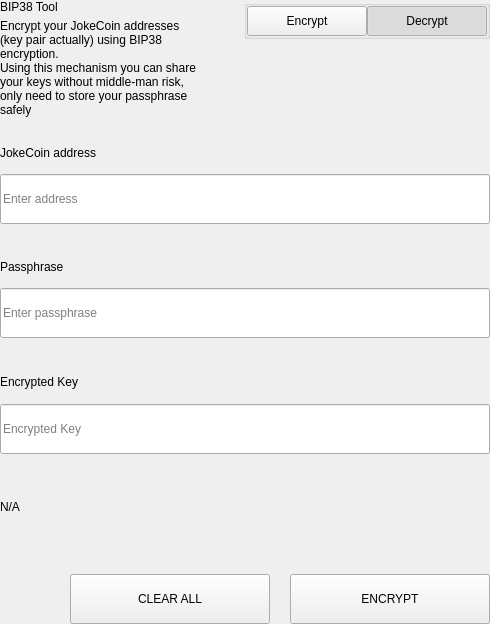
<?xml version="1.0" encoding="UTF-8"?>
<ui version="4.0">
 <class>SettingsBitToolWidget</class>
 <widget class="QWidget" name="SettingsBitToolWidget">
  <property name="geometry">
   <rect>
    <x>0</x>
    <y>0</y>
    <width>490</width>
    <height>624</height>
   </rect>
  </property>
  <property name="windowTitle">
   <string>Form</string>
  </property>
  <layout class="QVBoxLayout" name="verticalLayout">
   <property name="spacing">
    <number>0</number>
   </property>
   <property name="leftMargin">
    <number>0</number>
   </property>
   <property name="topMargin">
    <number>0</number>
   </property>
   <property name="rightMargin">
    <number>0</number>
   </property>
   <property name="bottomMargin">
    <number>0</number>
   </property>
   <item>
    <widget class="QWidget" name="left" native="true">
     <layout class="QVBoxLayout" name="verticalLayout_3">
      <property name="leftMargin">
       <number>0</number>
      </property>
      <property name="topMargin">
       <number>0</number>
      </property>
      <property name="rightMargin">
       <number>0</number>
      </property>
      <property name="bottomMargin">
       <number>0</number>
      </property>
      <item>
       <layout class="QVBoxLayout" name="verticalLayout_2">
        <property name="spacing">
         <number>0</number>
        </property>
        <item>
         <layout class="QHBoxLayout" name="horizontalLayout_3" stretch="3,1">
          <property name="spacing">
           <number>40</number>
          </property>
          <item>
           <layout class="QVBoxLayout" name="verticalLayoutTitle">
            <property name="spacing">
             <number>5</number>
            </property>
            <item>
             <widget class="QLabel" name="labelTitle">
              <property name="text">
               <string>BIP38 Tool</string>
              </property>
             </widget>
            </item>
            <item>
             <widget class="QLabel" name="labelSubtitle1">
              <property name="text">
               <string>Encrypt your JokeCoin addresses (key pair actually) using BIP38 encryption.
Using this mechanism you can share your keys without middle-man risk, only need to store your passphrase safely</string>
              </property>
              <property name="wordWrap">
               <bool>true</bool>
              </property>
             </widget>
            </item>
           </layout>
          </item>
          <item alignment="Qt::AlignTop">
           <widget class="QGroupBox" name="groupBox">
            <property name="title">
             <string/>
            </property>
            <property name="alignment">
             <set>Qt::AlignLeading|Qt::AlignLeft|Qt::AlignTop</set>
            </property>
            <layout class="QHBoxLayout" name="horizontalLayout_4">
             <property name="spacing">
              <number>0</number>
             </property>
             <property name="leftMargin">
              <number>0</number>
             </property>
             <property name="topMargin">
              <number>0</number>
             </property>
             <property name="rightMargin">
              <number>0</number>
             </property>
             <property name="bottomMargin">
              <number>0</number>
             </property>
             <item>
              <spacer name="horizontalSpacer">
               <property name="orientation">
                <enum>Qt::Horizontal</enum>
               </property>
               <property name="sizeHint" stdset="0">
                <size>
                 <width>40</width>
                 <height>20</height>
                </size>
               </property>
              </spacer>
             </item>
             <item>
              <widget class="QPushButton" name="pushLeft">
               <property name="minimumSize">
                <size>
                 <width>120</width>
                 <height>30</height>
                </size>
               </property>
               <property name="maximumSize">
                <size>
                 <width>120</width>
                 <height>30</height>
                </size>
               </property>
               <property name="focusPolicy">
                <enum>Qt::NoFocus</enum>
               </property>
               <property name="text">
                <string>Encrypt</string>
               </property>
               <property name="checkable">
                <bool>true</bool>
               </property>
               <property name="autoExclusive">
                <bool>true</bool>
               </property>
              </widget>
             </item>
             <item>
              <widget class="QPushButton" name="pushRight">
               <property name="minimumSize">
                <size>
                 <width>120</width>
                 <height>30</height>
                </size>
               </property>
               <property name="maximumSize">
                <size>
                 <width>120</width>
                 <height>30</height>
                </size>
               </property>
               <property name="focusPolicy">
                <enum>Qt::NoFocus</enum>
               </property>
               <property name="text">
                <string>Decrypt</string>
               </property>
               <property name="checkable">
                <bool>true</bool>
               </property>
               <property name="checked">
                <bool>true</bool>
               </property>
               <property name="autoExclusive">
                <bool>true</bool>
               </property>
              </widget>
             </item>
            </layout>
           </widget>
          </item>
         </layout>
        </item>
        <item>
         <widget class="QStackedWidget" name="stackedWidget">
          <property name="currentIndex">
           <number>1</number>
          </property>
          <widget class="QWidget" name="pageDecrypt">
           <layout class="QVBoxLayout" name="verticalLayout_5">
            <property name="spacing">
             <number>0</number>
            </property>
            <property name="leftMargin">
             <number>0</number>
            </property>
            <property name="topMargin">
             <number>0</number>
            </property>
            <property name="rightMargin">
             <number>0</number>
            </property>
            <property name="bottomMargin">
             <number>0</number>
            </property>
            <item>
             <widget class="QWidget" name="widget" native="true">
              <property name="minimumSize">
               <size>
                <width>0</width>
                <height>100</height>
               </size>
              </property>
              <layout class="QVBoxLayout" name="verticalLayout_4">
               <property name="spacing">
                <number>0</number>
               </property>
               <property name="leftMargin">
                <number>0</number>
               </property>
               <property name="topMargin">
                <number>0</number>
               </property>
               <property name="rightMargin">
                <number>0</number>
               </property>
               <property name="bottomMargin">
                <number>0</number>
               </property>
               <item>
                <spacer name="verticalSpacer_2">
                 <property name="orientation">
                  <enum>Qt::Vertical</enum>
                 </property>
                 <property name="sizeType">
                  <enum>QSizePolicy::Fixed</enum>
                 </property>
                 <property name="sizeHint" stdset="0">
                  <size>
                   <width>20</width>
                   <height>20</height>
                  </size>
                 </property>
                </spacer>
               </item>
               <item>
                <layout class="QHBoxLayout" name="horizontalLayout_6" stretch="2">
                 <property name="spacing">
                  <number>0</number>
                 </property>
                 <item>
                  <layout class="QVBoxLayout" name="verticalLayout_7">
                   <property name="spacing">
                    <number>9</number>
                   </property>
                   <item>
                    <widget class="QLabel" name="labelSubtitleKey">
                     <property name="minimumSize">
                      <size>
                       <width>0</width>
                       <height>20</height>
                      </size>
                     </property>
                     <property name="maximumSize">
                      <size>
                       <width>16777215</width>
                       <height>20</height>
                      </size>
                     </property>
                     <property name="text">
                      <string>Encrypted key</string>
                     </property>
                    </widget>
                   </item>
                   <item>
                    <widget class="QLineEdit" name="lineEditKey">
                     <property name="minimumSize">
                      <size>
                       <width>0</width>
                       <height>50</height>
                      </size>
                     </property>
                     <property name="maximumSize">
                      <size>
                       <width>16777215</width>
                       <height>50</height>
                      </size>
                     </property>
                     <property name="placeholderText">
                      <string>Enter a encrypted key</string>
                     </property>
                    </widget>
                   </item>
                  </layout>
                 </item>
                </layout>
               </item>
               <item>
                <spacer name="verticalSpacer_3">
                 <property name="orientation">
                  <enum>Qt::Vertical</enum>
                 </property>
                 <property name="sizeType">
                  <enum>QSizePolicy::Fixed</enum>
                 </property>
                 <property name="sizeHint" stdset="0">
                  <size>
                   <width>20</width>
                   <height>20</height>
                  </size>
                 </property>
                </spacer>
               </item>
               <item>
                <layout class="QVBoxLayout" name="verticalLayout_9">
                 <property name="spacing">
                  <number>9</number>
                 </property>
                 <item>
                  <widget class="QLabel" name="labelSubtitlePassphrase">
                   <property name="maximumSize">
                    <size>
                     <width>16777215</width>
                     <height>20</height>
                    </size>
                   </property>
                   <property name="text">
                    <string>Passphrase</string>
                   </property>
                  </widget>
                 </item>
                 <item>
                  <widget class="QLineEdit" name="lineEditPassphrase">
                   <property name="minimumSize">
                    <size>
                     <width>0</width>
                     <height>50</height>
                    </size>
                   </property>
                   <property name="maximumSize">
                    <size>
                     <width>16777215</width>
                     <height>50</height>
                    </size>
                   </property>
                   <property name="placeholderText">
                    <string>Enter a passphrase</string>
                   </property>
                  </widget>
                 </item>
                </layout>
               </item>
               <item>
                <spacer name="verticalSpacer_4">
                 <property name="orientation">
                  <enum>Qt::Vertical</enum>
                 </property>
                 <property name="sizeType">
                  <enum>QSizePolicy::Fixed</enum>
                 </property>
                 <property name="sizeHint" stdset="0">
                  <size>
                   <width>20</width>
                   <height>20</height>
                  </size>
                 </property>
                </spacer>
               </item>
               <item>
                <widget class="QWidget" name="widget_3" native="true">
                 <property name="sizePolicy">
                  <sizepolicy hsizetype="Preferred" vsizetype="Fixed">
                   <horstretch>0</horstretch>
                   <verstretch>0</verstretch>
                  </sizepolicy>
                 </property>
                 <layout class="QVBoxLayout" name="verticalLayout_10">
                  <property name="spacing">
                   <number>9</number>
                  </property>
                  <property name="leftMargin">
                   <number>0</number>
                  </property>
                  <property name="topMargin">
                   <number>0</number>
                  </property>
                  <property name="rightMargin">
                   <number>0</number>
                  </property>
                  <property name="bottomMargin">
                   <number>0</number>
                  </property>
                  <item>
                   <widget class="QLabel" name="labelSubtitleDecryptResult">
                    <property name="minimumSize">
                     <size>
                      <width>0</width>
                      <height>20</height>
                     </size>
                    </property>
                    <property name="maximumSize">
                     <size>
                      <width>16777215</width>
                      <height>20</height>
                     </size>
                    </property>
                    <property name="text">
                     <string>Decrypted address result</string>
                    </property>
                   </widget>
                  </item>
                  <item>
                   <widget class="QWidget" name="widget_4" native="true">
                    <layout class="QHBoxLayout" name="horizontalLayout" stretch="6,0,1">
                     <property name="spacing">
                      <number>0</number>
                     </property>
                     <property name="leftMargin">
                      <number>0</number>
                     </property>
                     <property name="topMargin">
                      <number>0</number>
                     </property>
                     <property name="rightMargin">
                      <number>0</number>
                     </property>
                     <property name="bottomMargin">
                      <number>0</number>
                     </property>
                     <item alignment="Qt::AlignVCenter">
                      <widget class="QLineEdit" name="lineEditDecryptResult">
                       <property name="minimumSize">
                        <size>
                         <width>0</width>
                         <height>50</height>
                        </size>
                       </property>
                       <property name="maximumSize">
                        <size>
                         <width>16777215</width>
                         <height>50</height>
                        </size>
                       </property>
                       <property name="placeholderText">
                        <string>Decrypted Address</string>
                       </property>
                      </widget>
                     </item>
                     <item>
                      <spacer name="horizontalSpacer_4">
                       <property name="orientation">
                        <enum>Qt::Horizontal</enum>
                       </property>
                       <property name="sizeType">
                        <enum>QSizePolicy::Fixed</enum>
                       </property>
                       <property name="sizeHint" stdset="0">
                        <size>
                         <width>20</width>
                         <height>50</height>
                        </size>
                       </property>
                      </spacer>
                     </item>
                     <item>
                      <widget class="QPushButton" name="pushButtonImport">
                       <property name="minimumSize">
                        <size>
                         <width>140</width>
                         <height>40</height>
                        </size>
                       </property>
                       <property name="text">
                        <string>Import Address</string>
                       </property>
                      </widget>
                     </item>
                    </layout>
                   </widget>
                  </item>
                 </layout>
                </widget>
               </item>
               <item>
                <widget class="QLabel" name="statusLabel_DEC">
                 <property name="maximumSize">
                  <size>
                   <width>16777215</width>
                   <height>40</height>
                  </size>
                 </property>
                 <property name="text">
                  <string/>
                 </property>
                </widget>
               </item>
               <item>
                <spacer name="verticalSpacer">
                 <property name="orientation">
                  <enum>Qt::Vertical</enum>
                 </property>
                 <property name="sizeType">
                  <enum>QSizePolicy::Preferred</enum>
                 </property>
                 <property name="sizeHint" stdset="0">
                  <size>
                   <width>20</width>
                   <height>20</height>
                  </size>
                 </property>
                </spacer>
               </item>
               <item>
                <layout class="QHBoxLayout" name="horizontalLayout_7">
                 <property name="spacing">
                  <number>0</number>
                 </property>
                 <item>
                  <spacer name="horizontalSpacer_5">
                   <property name="orientation">
                    <enum>Qt::Horizontal</enum>
                   </property>
                   <property name="sizeType">
                    <enum>QSizePolicy::Expanding</enum>
                   </property>
                   <property name="sizeHint" stdset="0">
                    <size>
                     <width>40</width>
                     <height>20</height>
                    </size>
                   </property>
                  </spacer>
                 </item>
                 <item>
                  <widget class="QPushButton" name="pushButtonDecryptClear">
                   <property name="minimumSize">
                    <size>
                     <width>200</width>
                     <height>50</height>
                    </size>
                   </property>
                   <property name="maximumSize">
                    <size>
                     <width>200</width>
                     <height>50</height>
                    </size>
                   </property>
                   <property name="text">
                    <string>CLEAR</string>
                   </property>
                  </widget>
                 </item>
                 <item>
                  <spacer name="horizontalSpacer_3">
                   <property name="orientation">
                    <enum>Qt::Horizontal</enum>
                   </property>
                   <property name="sizeType">
                    <enum>QSizePolicy::Fixed</enum>
                   </property>
                   <property name="sizeHint" stdset="0">
                    <size>
                     <width>20</width>
                     <height>20</height>
                    </size>
                   </property>
                  </spacer>
                 </item>
                 <item>
                  <widget class="QPushButton" name="pushButtonDecrypt">
                   <property name="minimumSize">
                    <size>
                     <width>200</width>
                     <height>50</height>
                    </size>
                   </property>
                   <property name="maximumSize">
                    <size>
                     <width>200</width>
                     <height>50</height>
                    </size>
                   </property>
                   <property name="text">
                    <string>DECRYPT KEY</string>
                   </property>
                  </widget>
                 </item>
                </layout>
               </item>
              </layout>
             </widget>
            </item>
           </layout>
          </widget>
          <widget class="QWidget" name="pageEncrypt">
           <layout class="QVBoxLayout" name="verticalLayout_11">
            <property name="spacing">
             <number>0</number>
            </property>
            <property name="leftMargin">
             <number>0</number>
            </property>
            <property name="topMargin">
             <number>0</number>
            </property>
            <property name="rightMargin">
             <number>0</number>
            </property>
            <property name="bottomMargin">
             <number>0</number>
            </property>
            <item>
             <spacer name="verticalSpacer_8">
              <property name="orientation">
               <enum>Qt::Vertical</enum>
              </property>
              <property name="sizeType">
               <enum>QSizePolicy::Fixed</enum>
              </property>
              <property name="sizeHint" stdset="0">
               <size>
                <width>20</width>
                <height>20</height>
               </size>
              </property>
             </spacer>
            </item>
            <item>
             <widget class="QWidget" name="containerAddressEnc" native="true">
              <layout class="QVBoxLayout" name="containerAddressEncLayout">
               <property name="spacing">
                <number>5</number>
               </property>
               <property name="leftMargin">
                <number>0</number>
               </property>
               <property name="topMargin">
                <number>0</number>
               </property>
               <property name="rightMargin">
                <number>0</number>
               </property>
               <property name="bottomMargin">
                <number>0</number>
               </property>
               <item>
                <widget class="QLabel" name="labelSubtitleAddress">
                 <property name="minimumSize">
                  <size>
                   <width>0</width>
                   <height>20</height>
                  </size>
                 </property>
                 <property name="maximumSize">
                  <size>
                   <width>16777215</width>
                   <height>20</height>
                  </size>
                 </property>
                 <property name="text">
                  <string>JokeCoin address</string>
                 </property>
                </widget>
               </item>
               <item>
                <widget class="QLineEdit" name="addressIn_ENC">
                 <property name="minimumSize">
                  <size>
                   <width>0</width>
                   <height>50</height>
                  </size>
                 </property>
                 <property name="placeholderText">
                  <string>Enter address</string>
                 </property>
                </widget>
               </item>
              </layout>
             </widget>
            </item>
            <item>
             <spacer name="verticalSpacer_6">
              <property name="orientation">
               <enum>Qt::Vertical</enum>
              </property>
              <property name="sizeType">
               <enum>QSizePolicy::Fixed</enum>
              </property>
              <property name="sizeHint" stdset="0">
               <size>
                <width>20</width>
                <height>20</height>
               </size>
              </property>
             </spacer>
            </item>
            <item>
             <widget class="QWidget" name="containerAddress" native="true">
              <layout class="QHBoxLayout" name="horizontalLayout_9" stretch="2">
               <property name="spacing">
                <number>0</number>
               </property>
               <property name="leftMargin">
                <number>0</number>
               </property>
               <property name="topMargin">
                <number>0</number>
               </property>
               <property name="rightMargin">
                <number>0</number>
               </property>
               <property name="bottomMargin">
                <number>0</number>
               </property>
               <item>
                <layout class="QVBoxLayout" name="verticalLayout_8">
                 <property name="spacing">
                  <number>5</number>
                 </property>
                 <item>
                  <widget class="QLabel" name="labelSubtitleMessage">
                   <property name="minimumSize">
                    <size>
                     <width>0</width>
                     <height>20</height>
                    </size>
                   </property>
                   <property name="maximumSize">
                    <size>
                     <width>16777215</width>
                     <height>20</height>
                    </size>
                   </property>
                   <property name="text">
                    <string>Passphrase</string>
                   </property>
                  </widget>
                 </item>
                 <item>
                  <widget class="QLineEdit" name="passphraseIn_ENC">
                   <property name="minimumSize">
                    <size>
                     <width>0</width>
                     <height>50</height>
                    </size>
                   </property>
                   <property name="maximumSize">
                    <size>
                     <width>16777215</width>
                     <height>50</height>
                    </size>
                   </property>
                   <property name="placeholderText">
                    <string>Enter passphrase</string>
                   </property>
                  </widget>
                 </item>
                </layout>
               </item>
              </layout>
             </widget>
            </item>
            <item>
             <spacer name="verticalSpacer_7">
              <property name="orientation">
               <enum>Qt::Vertical</enum>
              </property>
              <property name="sizeType">
               <enum>QSizePolicy::Fixed</enum>
              </property>
              <property name="sizeHint" stdset="0">
               <size>
                <width>20</width>
                <height>20</height>
               </size>
              </property>
             </spacer>
            </item>
            <item>
             <widget class="QWidget" name="widget_2" native="true">
              <property name="minimumSize">
               <size>
                <width>0</width>
                <height>75</height>
               </size>
              </property>
              <property name="maximumSize">
               <size>
                <width>16777215</width>
                <height>16777215</height>
               </size>
              </property>
              <layout class="QVBoxLayout" name="verticalLayout_6">
               <property name="leftMargin">
                <number>0</number>
               </property>
               <property name="topMargin">
                <number>0</number>
               </property>
               <property name="rightMargin">
                <number>0</number>
               </property>
               <property name="bottomMargin">
                <number>0</number>
               </property>
               <item>
                <widget class="QLabel" name="labelSubtitleEncryptedKey">
                 <property name="minimumSize">
                  <size>
                   <width>0</width>
                   <height>20</height>
                  </size>
                 </property>
                 <property name="maximumSize">
                  <size>
                   <width>16777215</width>
                   <height>20</height>
                  </size>
                 </property>
                 <property name="text">
                  <string>Encrypted Key</string>
                 </property>
                </widget>
               </item>
               <item>
                <widget class="QLineEdit" name="encryptedKeyOut_ENC">
                 <property name="minimumSize">
                  <size>
                   <width>0</width>
                   <height>50</height>
                  </size>
                 </property>
                 <property name="placeholderText">
                  <string>Encrypted Key</string>
                 </property>
                </widget>
               </item>
              </layout>
             </widget>
            </item>
            <item>
             <widget class="QLabel" name="statusLabel_ENC">
              <property name="text">
               <string notr="true">N/A</string>
              </property>
             </widget>
            </item>
            <item>
             <spacer name="verticalSpacer_5">
              <property name="orientation">
               <enum>Qt::Vertical</enum>
              </property>
              <property name="sizeType">
               <enum>QSizePolicy::Fixed</enum>
              </property>
              <property name="sizeHint" stdset="0">
               <size>
                <width>20</width>
                <height>20</height>
               </size>
              </property>
             </spacer>
            </item>
            <item>
             <layout class="QHBoxLayout" name="horizontalLayout_8">
              <property name="spacing">
               <number>0</number>
              </property>
              <item>
               <spacer name="horizontalSpacer_6">
                <property name="orientation">
                 <enum>Qt::Horizontal</enum>
                </property>
                <property name="sizeType">
                 <enum>QSizePolicy::Expanding</enum>
                </property>
                <property name="sizeHint" stdset="0">
                 <size>
                  <width>40</width>
                  <height>20</height>
                 </size>
                </property>
               </spacer>
              </item>
              <item>
               <widget class="QPushButton" name="pushButtonClear">
                <property name="minimumSize">
                 <size>
                  <width>200</width>
                  <height>50</height>
                 </size>
                </property>
                <property name="focusPolicy">
                 <enum>Qt::NoFocus</enum>
                </property>
                <property name="text">
                 <string>CLEAR ALL</string>
                </property>
               </widget>
              </item>
              <item>
               <spacer name="horizontalSpacer_2">
                <property name="orientation">
                 <enum>Qt::Horizontal</enum>
                </property>
                <property name="sizeType">
                 <enum>QSizePolicy::Fixed</enum>
                </property>
                <property name="sizeHint" stdset="0">
                 <size>
                  <width>20</width>
                  <height>20</height>
                 </size>
                </property>
               </spacer>
              </item>
              <item>
               <widget class="QPushButton" name="pushButtonEncrypt">
                <property name="minimumSize">
                 <size>
                  <width>200</width>
                  <height>50</height>
                 </size>
                </property>
                <property name="maximumSize">
                 <size>
                  <width>200</width>
                  <height>50</height>
                 </size>
                </property>
                <property name="focusPolicy">
                 <enum>Qt::NoFocus</enum>
                </property>
                <property name="text">
                 <string>ENCRYPT</string>
                </property>
               </widget>
              </item>
             </layout>
            </item>
           </layout>
          </widget>
         </widget>
        </item>
       </layout>
      </item>
     </layout>
    </widget>
   </item>
  </layout>
 </widget>
 <resources/>
 <connections/>
</ui>
